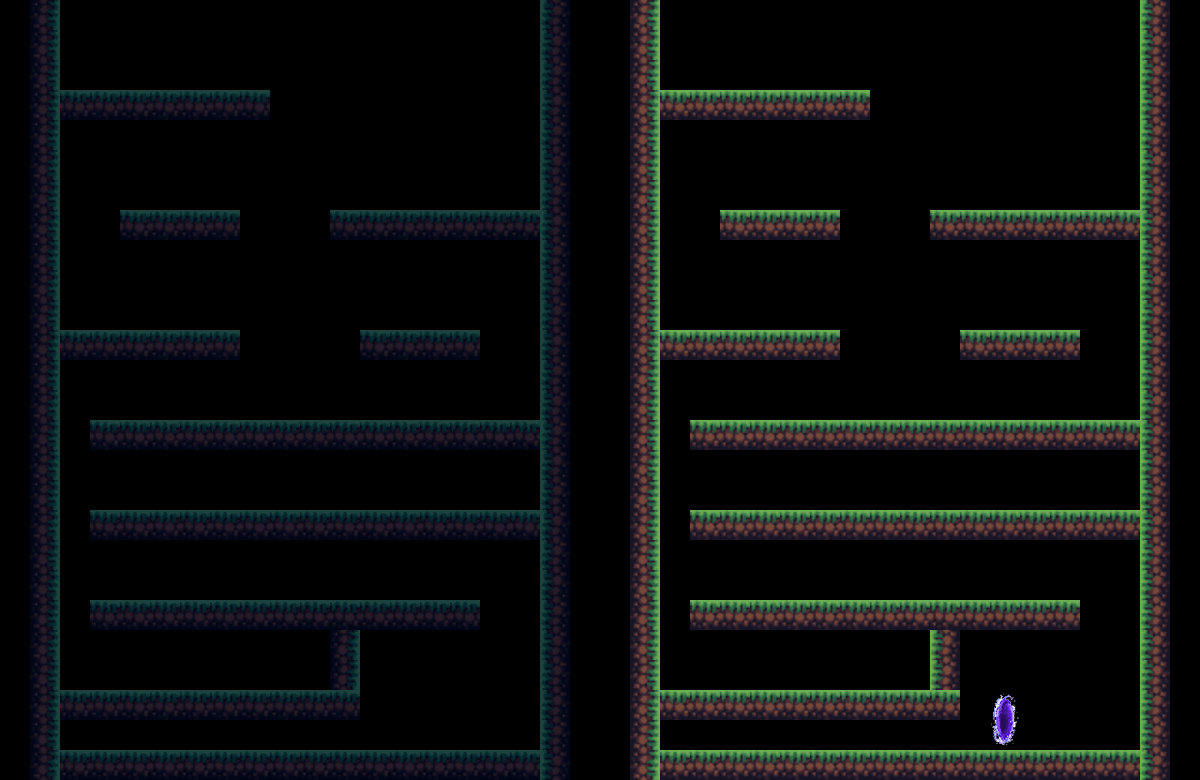

A 2D game scene composited from a Tiled map and its tileset images. What follows is a short description and the map's XML, with every tile layer's data as written:
An orthogonal 40x26 tile map with 30x30 px tiles, 1 tile layer (Tile Layer 1), 8 tilesets and 15 objects.

<map version="1.5" tiledversion="1.7.2" orientation="orthogonal" renderorder="right-down" width="40" height="26" tilewidth="30" tileheight="30" infinite="0" nextlayerid="5" nextobjectid="22">
 <editorsettings>
  <export target="level5.lua" format="lua" />
 </editorsettings>
 <tileset firstgid="1" name="Tile" tilewidth="30" tileheight="30" tilecount="1" columns="1">
  <image source="tiles.jpg" width="30" height="30" />
 </tileset>
 <tileset firstgid="2" name="base" tilewidth="30" tileheight="30" tilecount="1" columns="1">
  <image source="base.jpg" width="30" height="30" />
 </tileset>
 <tileset firstgid="3" name="tiles1" tilewidth="30" tileheight="30" tilecount="1" columns="1">
  <image source="tiles1.jpg" width="30" height="30" />
 </tileset>
 <tileset firstgid="4" name="night" tilewidth="30" tileheight="30" tilecount="1" columns="1">
  <image source="tiles3.jpg" width="30" height="30" />
 </tileset>
 <tileset firstgid="5" name="Flag" tilewidth="30" tileheight="30" tilecount="2" columns="1">
  <image source="door.png" width="30" height="60" />
 </tileset>
 <tileset firstgid="7" name="lv5" tilewidth="30" tileheight="30" tilecount="1" columns="1">
  <image source="../Images/Tiles/lvl5_n.png" width="30" height="30" />
 </tileset>
 <tileset firstgid="8" name="lv5_ng" tilewidth="30" tileheight="30" tilecount="1" columns="1">
  <image source="../Images/Tiles/lvl5.png" width="30" height="30" />
 </tileset>
 <tileset firstgid="9" name="flag" tilewidth="30" tileheight="30" tilecount="2" columns="1">
  <image source="../Images/door.PNG" width="30" height="60" />
 </tileset>
 <layer id="1" name="Tile Layer 1" width="40" height="26">
  <data encoding="csv">
0,2684354567,0,0,0,0,0,0,0,0,0,0,0,0,0,0,0,0,1610612743,0,0,2684354568,0,0,0,0,0,0,0,0,0,0,0,0,0,0,0,0,1610612744,0,
0,2684354567,0,0,0,0,0,0,0,0,0,0,0,0,0,0,0,0,1610612743,0,0,2684354568,0,0,0,0,0,0,0,0,0,0,0,0,0,0,0,0,1610612744,0,
0,2684354567,0,0,0,0,0,0,0,0,0,0,0,0,0,0,0,0,1610612743,0,0,2684354568,0,0,0,0,0,0,0,0,0,0,0,0,0,0,0,0,1610612744,0,
0,2684354567,7,7,7,7,7,7,7,0,0,0,0,0,0,0,0,0,1610612743,0,0,2684354568,8,8,8,8,8,8,8,0,0,0,0,0,0,0,0,0,1610612744,0,
0,2684354567,0,0,0,0,0,0,0,0,0,0,0,0,0,0,0,0,1610612743,0,0,2684354568,0,0,0,0,0,0,0,0,0,0,0,0,0,0,0,0,1610612744,0,
0,2684354567,0,0,0,0,0,0,0,0,0,0,0,0,0,0,0,0,1610612743,0,0,2684354568,0,0,0,0,0,0,0,0,0,0,0,0,0,0,0,0,1610612744,0,
0,2684354567,0,0,0,0,0,0,0,0,0,0,0,0,0,0,0,0,1610612743,0,0,2684354568,0,0,0,0,0,0,0,0,0,0,0,0,0,0,0,0,1610612744,0,
0,2684354567,0,0,7,7,7,7,0,0,0,7,7,7,7,7,7,7,1610612743,0,0,2684354568,0,0,8,8,8,8,0,0,0,8,8,8,8,8,8,8,1610612744,0,
0,2684354567,0,0,0,0,0,0,0,0,0,0,0,0,0,0,0,0,1610612743,0,0,2684354568,0,0,0,0,0,0,0,0,0,0,0,0,0,0,0,0,1610612744,0,
0,2684354567,0,0,0,0,0,0,0,0,0,0,0,0,0,0,0,0,1610612743,0,0,2684354568,0,0,0,0,0,0,0,0,0,0,0,0,0,0,0,0,1610612744,0,
0,2684354567,0,0,0,0,0,0,0,0,0,0,0,0,0,0,0,0,1610612743,0,0,2684354568,0,0,0,0,0,0,0,0,0,0,0,0,0,0,0,0,1610612744,0,
0,2684354567,7,7,7,7,7,7,0,0,0,0,7,7,7,7,0,0,1610612743,0,0,2684354568,8,8,8,8,8,8,0,0,0,0,8,8,8,8,0,0,1610612744,0,
0,2684354567,0,0,0,0,0,0,0,0,0,0,0,0,0,0,0,0,1610612743,0,0,2684354568,0,0,0,0,0,0,0,0,0,0,0,0,0,0,0,0,1610612744,0,
0,2684354567,0,0,0,0,0,0,0,0,0,0,0,0,0,0,0,0,1610612743,0,0,2684354568,0,0,0,0,0,0,0,0,0,0,0,0,0,0,0,0,1610612744,0,
0,2684354567,0,7,7,7,7,7,7,7,7,7,7,7,7,7,7,7,1610612743,0,0,2684354568,0,8,8,8,8,8,8,8,8,8,8,8,8,8,8,8,1610612744,0,
0,2684354567,0,0,0,0,0,0,0,0,0,0,0,0,0,0,0,0,1610612743,0,0,2684354568,0,0,0,0,0,0,0,0,0,0,0,0,0,0,0,0,1610612744,0,
0,2684354567,0,0,0,0,0,0,0,0,0,0,0,0,0,0,0,0,1610612743,0,0,2684354568,0,0,0,0,0,0,0,0,0,0,0,0,0,0,0,0,1610612744,0,
0,2684354567,0,7,7,7,7,7,7,7,7,7,7,7,7,7,7,7,1610612743,0,0,2684354568,0,8,8,8,8,8,8,8,8,8,8,8,8,8,8,8,1610612744,0,
0,2684354567,0,0,0,0,0,0,0,0,0,0,0,0,0,0,0,0,1610612743,0,0,2684354568,0,0,0,0,0,0,0,0,0,0,0,0,0,0,0,0,1610612744,0,
0,2684354567,0,0,0,0,0,0,0,0,0,0,0,0,0,0,0,0,1610612743,0,0,2684354568,0,0,0,0,0,0,0,0,0,0,0,0,0,0,0,0,1610612744,0,
0,2684354567,0,7,7,7,7,7,7,7,7,7,7,7,7,7,0,0,1610612743,0,0,2684354568,0,8,8,8,8,8,8,8,8,8,8,8,8,8,0,0,1610612744,0,
0,2684354567,0,0,0,0,0,0,0,0,0,2684354567,0,0,0,0,0,0,1610612743,0,0,2684354568,0,0,0,0,0,0,0,0,0,1610612744,0,0,0,0,0,0,1610612744,0,
0,2684354567,0,0,0,0,0,0,0,0,0,2684354567,0,0,0,0,0,0,1610612743,0,0,2684354568,0,0,0,0,0,0,0,0,0,1610612744,0,0,0,0,0,0,1610612744,0,
0,2684354567,7,7,7,7,7,7,7,7,7,7,0,0,0,0,0,0,1610612743,0,0,2684354568,8,8,8,8,8,8,8,8,8,8,0,9,0,0,0,0,1610612744,0,
0,2684354567,0,0,0,0,0,0,0,0,0,0,0,0,0,0,0,0,1610612743,0,0,2684354568,0,0,0,0,0,0,0,0,0,0,0,10,0,0,0,0,1610612744,0,
0,2684354567,7,7,7,7,7,7,7,7,7,7,7,7,7,7,7,7,1610612743,0,0,2684354568,8,8,8,8,8,8,8,8,8,8,8,8,8,8,8,8,1610612744,0
</data>
 </layer>
 <objectgroup id="4" name="Exit">
  <object id="21" x="389.967" y="688.386" width="32.1009" height="60.6351" />
 </objectgroup>
 <objectgroup id="2" name="Platforms">
  <object id="1" x="57.0683" y="89.1692" width="215.195" height="32.1009" />
  <object id="2" x="120.081" y="205.684" width="121.27" height="32.1009" />
  <object id="4" x="330.521" y="206.873" width="208.061" height="32.1009" />
  <object id="5" x="60.6351" y="326.954" width="180.716" height="34.4788" />
  <object id="7" x="360.244" y="328.143" width="120.081" height="29.7231" />
  <object id="8" x="89.1692" y="419.69" width="452.98" height="29.7231" />
  <object id="9" x="89.1692" y="507.67" width="451.791" height="30.912" />
  <object id="10" x="90.3581" y="598.028" width="391.156" height="32.1009" />
  <object id="11" x="57.0683" y="687.197" width="303.175" height="32.1009" />
  <object id="12" x="59.4461" y="750.21" width="482.703" height="29.7231" />
 </objectgroup>
 <objectgroup id="3" name="Boundary">
  <object id="14" x="26.1563" y="-1.18892" width="33.2898" height="783.5" />
  <object id="15" x="540.96" y="0" width="28.5341" height="779.933" />
  <object id="19" x="326.954" y="632.507" width="34.4788" height="55.8794" />
  <object id="20" x="-5.94461" y="-43.9901" width="602.784" height="41.6123" />
 </objectgroup>
</map>
